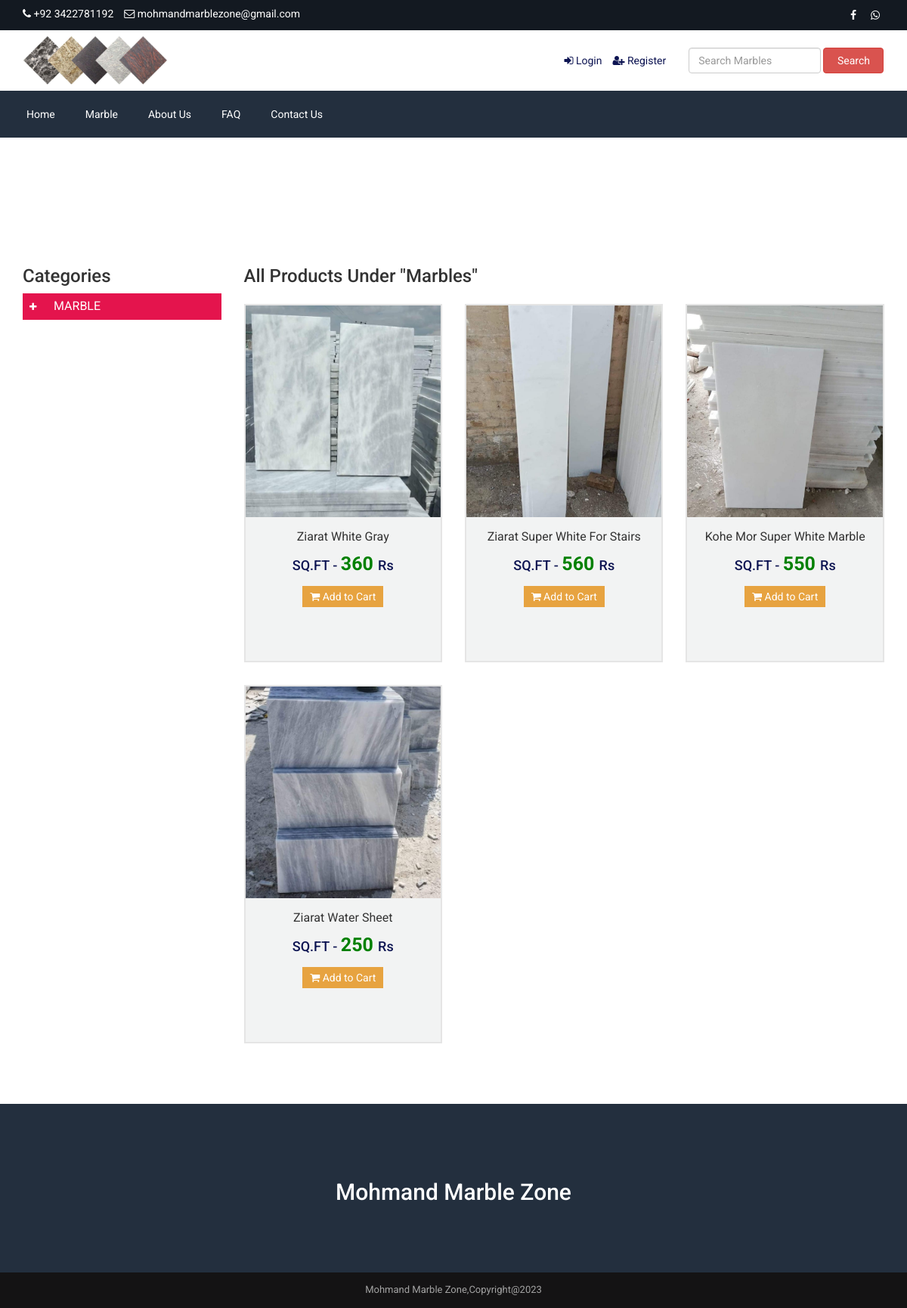
/filter_mid_category/14/, run on the app's committed database.
### customadmin/models.py (models this page shows, shortened)
class add_footer_contact(models.Model):
    footer_copyright = models.CharField(max_length=1000, null=True, blank=True)
    contact_address = models.TextField(null=True, blank=True)
    contact_email = models.EmailField(null=True, blank=True)
    contact_no = models.CharField(max_length=100, null=True, blank=True)
    map_iframe = models.TextField(null=True, blank=True)
    status = models.BooleanField(default=True)

class add_logo(models.Model):
    upload_logo = models.ImageField(upload_to='Media/website_images/')

class add_top_category(models.Model):
    top_category_name = models.CharField(max_length=120)
    show_top_menu = models.BooleanField(default=True)
    class Meta:
        verbose_name_plural = "1 - Add Top Category"

class add_product(models.Model):
    select_top_category = models.ForeignKey(add_top_category, on_delete = models.CASCADE)
    select_mid_category = models.ForeignKey(add_mid_category, on_delete = models.CASCADE)
    select_end_category = models.ForeignKey(add_end_category, on_delete = models.CASCADE)
    product_name = models.CharField(max_length=120)
    old_price = models.IntegerField(null=True, blank=True)
    current_price = models.IntegerField()
    quantity = models.IntegerField()
    select_size = models.ManyToManyField(add_size, blank=True)
    select_color = models.ManyToManyField(add_color, blank=True)
    featured_photo = models.ImageField(upload_to="Media/Product_Images/Featured_image")
    photo_1 = models.ImageField(upload_to="Media/Product_Images/Other_Images", null=True, blank=True)
    photo_2= models.ImageField(upload_to="Media/Product_Images/Other_Images", null=True, blank=True)
    photo_3 = models.ImageField(upload_to="Media/Product_Images/Other_Images", null=True, blank=True)
    photo_4 = models.ImageField(upload_to="Media/Product_Images/Other_Images", null=True, blank=True)
    description = models.TextField()
    short_description = models.TextField()
    featured_desc = models.TextField()
    condition_desc = models.TextField()
    return_policy_desc = models.TextField()
    is_featured = models.BooleanField(default=False)
    is_active = models.BooleanField(default=False)
    status = models.BooleanField(default=False, null=True, blank=True)
    class Meta:
        verbose_name_plural = "7 - Add Product"

### marble/views.py (the view)
# urls.py: path('filter_mid_category/<str:mid_category_id>/', views.filter_mid_category, name='filter_mid_category'),
def filter_mid_category(request, mid_category_id):
    all_products = add_product.objects.all()
    top_categories = add_top_category.objects.filter(show_top_menu=True)
    all_mid_categories = add_mid_category.objects.all()
    all_end_categories = add_end_category.objects.all()
    mid_category = add_mid_category.objects.get(id=mid_category_id)
    get_logo = add_logo.objects.last()
    get_favicon = add_favicon.objects.last()
    get_footer_contact = add_footer_contact.objects.last()
    get_social_links = add_social_media_links.objects.last()
    products = add_product.objects.filter(select_mid_category=mid_category)
    context = {
        'mid_category': mid_category,
        'products': products,
        'all_products': all_products, 'top_categories': top_categories,
                'add_mid_category': add_mid_category, 'add_end_category': add_end_category,
                'get_logo': get_logo, 'get_favicon': get_favicon, 'get_footer_contact': get_footer_contact,
                'get_social_links': get_social_links
    }
    print("MID Category : ", mid_category.mid_category_name)
    for i in products:
        print(i.product_name)
    return render(request, 'filter_mid_category.html', context)

### templates/filter_mid_category.html (shortened to what this page needs)
{% extends 'basic/basic.html' %}
{% load static %}
{% block content %}
    {% include 'basic/top_navbar.html' %}
    {% include 'basic/center_navbar.html' %}
    {% include 'basic/main_navbar.html' %}
    <div class="page-banner" style="background-image: url({% static 'assets/uploads/banner_product_category.jpg' %})">
        <div class="inner">
            <h1>Category: Marbles </h1>
        </div>
    </div>
    <div class="page">
        <div class="container">
            <div class="row">
                <div class="col-md-3">
                    <h3>Categories</h3>
                    <div id="left" class="span3">
                        <ul id="menu-group-1" class="nav menu">
                            {% for top_category in top_categories %}
                            {% if top_category.show_top_menu %}
                            <li class="cat-level-1 deeper parent">
                                <a class="" href="{% url 'search_product_category' top_category.id %}">
                                    <span data-toggle="collapse" data-parent="#menu-group-1" href="#cat-lvl1-id-{{ forloop.counter }}"
                                        class="sign"><i class="fa fa-plus"></i></span>
                                    <span class="lbl">{{ top_category.top_category_name }}</span>
                                </a>
                            </li>
                            {% endif %}
                            {% endfor %}
                        </ul>
                    </div>
                </div>
                <div class="col-md-9">
                    <h3>All Products Under "Marbles"</h3>
                    <div class="product product-cat">
                        <div class="row">
                            {% if products %}
                            {% for i in products %}
                            <div class="col-md-4 item item-product-cat">
                                <div class="inner">
                                    <div class="thumb">
                                        <a href="{% url 'single_product' i.id %}">
                                        <div class="photo"
                                            style="background-image:url({{i.featured_photo.url}});">
                                        </div>
                                        </a>
                                    </div>
                                    <div class="text">
                                        <h3><a href="{% url 'single_product' i.id %}">{{i.product_name}}</a></h3>
                                        <h4>
                                            SQ.FT - <span style="color: green; font-weight: bold; font-size: 25px;"> {{i.current_price}} </span> Rs
                                        </h4>
                                        <p><a href="{% url 'single_product' i.id %}"><i class="fa fa-shopping-cart"></i> Add to
                                                Cart</a></p>
                                    </div>
                                </div>
                            </div>
                            {% endfor %}
                            {% else %}
                                <p class="alert alert-danger">Sorry no record found</p>
                            {% endif %}
                        </div>
                    </div>
                </div>
            </div>
        </div>
    </div>
    {% include 'basic/footer.html' %}
    {% endblock %}

### templates/basic/top_navbar.html
<div class="top">
    <div class="container">
        <div class="row">
            <div class="col-md-6 col-sm-6 col-xs-12">
                <div class="left">
                    <ul>
                        <li><i class="fa fa-phone"></i> {{get_footer_contact.contact_no}} </li>
                        <li><i class="fa fa-envelope-o"></i> {{get_footer_contact.contact_email}} </li>
                    </ul>
                </div>
            </div>
            <div class="col-md-6 col-sm-6 col-xs-12">
                <div class="right">
                    <ul>
                        <li><a href="{{get_social_links.facebook}}" target="__blank"><i class="fa fa-facebook"></i></a></li>
                        <li><a href="{{get_social_links.watsapp}}"><i class="fa fa-whatsapp"></i></a></li>
                    </ul>
                </div>
            </div>
        </div>
    </div>
</div>

### templates/basic/center_navbar.html
{% load static %}
<div class="header">
    <div class="container">
        <div class="row inner">
            <div class="col-md-4 logo">
                <a href="{% url 'index' %}"><img src="{{get_logo.upload_logo.url}}" alt="logo image"></a>
            </div>
            <div class="col-md-5 right">
                <ul>
                    {% if request.user.is_admin %}
                    <li><a href="{% url 'login_page' %}"><i class="fa fa-sign-in"></i> Login</a></li>
                    <li><a href="{% url 'register_page' %}"><i class="fa fa-user-plus"></i> Register</a></li>
                    {% else %}
                    {% if request.user.is_authenticated %}
                    <li><i class="fa fa-user"></i> Logged in as {{request.user.full_name}}</li>
                    <li><a href="{% url 'user_dashboard' %}"><i class="fa fa-home"></i> Dashboard</a></li>
                    <li><a href="{% url 'cart' %}"><i class="fa fa-shopping-cart"></i> My Cart </a></li>
                    {% else %}
                    <li><a href="{% url 'login_page' %}"><i class="fa fa-sign-in"></i> Login</a></li>
                    <li><a href="{% url 'register_page' %}"><i class="fa fa-user-plus"></i> Register</a></li>
                    {% endif %}
                    {% endif %}
                </ul>
            </div>
            <div class="col-md-3 search-area">
                <form class="navbar-form navbar-left" role="search" action="{% url 'search_product' %}" method="get">
                    <div class="form-group">
                        <input type="text" class="form-control search-top" placeholder="Search Marbles"
                            name="search_text">
                    </div>
                    <button type="submit" class="btn btn-danger">Search</button>
                </form>
            </div>
        </div>
    </div>
</div>

### templates/basic/main_navbar.html
<div class="nav">
    <div class="container">
        <div class="row">
            <div class="col-md-12 pl_0 pr_0">
                <div class="menu-container">
                    <div class="menu">
                        <ul>
                            <li><a href="{% url 'index' %}">Home</a></li>
                            {% for i in top_categories %}
                            <li>
                                <a href="{% url 'product_category' %}">{{i.top_category_name}}</a>
                            </li>
                            {% endfor %}
                            <li><a href="{% url 'about_us' %}">About Us</a></li>
                            <li><a href="{% url 'faq' %}">FAQ</a></li>
                            <li><a href="{% url 'contact_us' %}">Contact Us</a></li>
                        </ul>
                    </div>
                </div>
            </div>
        </div>
    </div>
</div>

### templates/basic/footer.html (shortened to what this page needs)
<section class="home-newsletter">
    <div class="container">
        <div class="row">
            <marquee>
                <h2 style="text-align: center; color: white;"> Mohmand Marble Zone </h2>
            </marquee>
        </div>
    </div>
</section>
<div class="footer-bottom">
    <div class="container">
        <div class="row">
            <div class="col-md-12 copyright">
                {{get_footer_contact.footer_copyright}} </div>
        </div>
    </div>
</div>

### static/assets/css/tree-menu.css (style rules this page uses)
#left ul.nav { margin-bottom: 2px; font-size: 12px; }
#left ul.nav li.parent a { padding: 0px; color: #ccc; }
#left ul.nav>li.parent>a { border: solid 1px #999; text-transform: uppercase; }
#left ul.nav li .sign { display: inline-block; width: 14px; padding: 5px 17px 5px 8px; background-color: transparent; color: #fff; }
#left ul.nav li.parent>a>.sign { margin-left: 0px; background-color: #999; }
#left ul.nav li .lbl { padding: 5px 12px; display: inline-block; }
#left ul.nav li a .lbl { font-size: 16px; }
#left ul.nav { background: #fff; }
#left ul.nav>li.cat-level-1 { margin-bottom: 10px; }
#left ul.nav>li.cat-level-1.parent>a { border: solid 1px #e4144d; background: #e4144d; color: #fff; }
#left ul.nav>li.cat-level-1.parent>a>.sign, #left ul.nav>li.cat-level-1 li.parent>a>.sign { margin-left: 0px; background-color: #e4144d; }
#left ul.nav>li.cat-level-1 .lbl { color: #fff; }

### static/assets/css/responsive.css (style rules this page uses)
@media only screen and (min-width: 992px) { .product .text { min-height: 190px; } }
@media only screen and (min-width: 992px) { .header .inner { width: 100%; } }
@media only screen and (min-width: 992px) { .header .search-area { padding-right: 0; } }
@media only screen and (min-width: 992px) { .header .search-area form { padding-right: 0; } }
@media only screen and (min-width: 992px) { .header .container { padding-right: 0; } }

### data on the page
add_footer_contact: contact_no "+92 3422781192", contact_email "mohmandmarblezone@gmail.com", footer_copyright "Mohmand Marble Zone,Copyright@2023"
add_logo: upload_logo (picture)
add_top_category: top_category_name "Marble", top_category_name "MARBLE"
add_product: featured_photo (picture), product_name "Ziarat White Gray", current_price "360"
add_product: featured_photo (picture), product_name "Ziarat Super White For Stairs", current_price "560"
add_product: featured_photo (picture), product_name "Kohe Mor Super White Marble", current_price "550"
add_product: featured_photo (picture), product_name "Ziarat Water Sheet", current_price "250"
